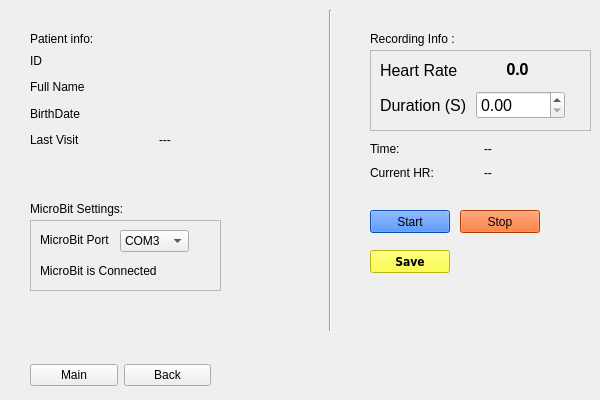
  <widget class="QWidget" name="PulseRecM10">
   <widget class="QLabel" name="MicroBit_settings10">
    <property name="geometry">
     <rect>
      <x>30</x>
      <y>200</y>
      <width>180</width>
      <height>18</height>
     </rect>
    </property>
    <property name="text">
     <string>MicroBit Settings:</string>
    </property>
   </widget>
   <widget class="QWidget" name="horizontalLayoutWidget_4">
    <property name="geometry">
     <rect>
      <x>30</x>
      <y>360</y>
      <width>181</width>
      <height>31</height>
     </rect>
    </property>
    <layout class="QHBoxLayout" name="MainBack_HL10">
     <item>
      <widget class="QPushButton" name="Main10">
       <property name="text">
        <string>Main</string>
       </property>
      </widget>
     </item>
     <item>
      <widget class="QPushButton" name="Back10">
       <property name="text">
        <string>Back</string>
       </property>
      </widget>
     </item>
    </layout>
   </widget>
   <widget class="QPushButton" name="Stop10">
    <property name="geometry">
     <rect>
      <x>460</x>
      <y>210</y>
      <width>80</width>
      <height>23</height>
     </rect>
    </property>
    <property name="styleSheet">
     <string notr="true">background-color: rgb(255, 85, 0);</string>
    </property>
    <property name="text">
     <string>Stop</string>
    </property>
   </widget>
   <widget class="QPushButton" name="Start10">
    <property name="geometry">
     <rect>
      <x>370</x>
      <y>210</y>
      <width>80</width>
      <height>23</height>
     </rect>
    </property>
    <property name="styleSheet">
     <string notr="true">background-color: rgb(14, 106, 255);</string>
    </property>
    <property name="text">
     <string>Start</string>
    </property>
   </widget>
   <widget class="QPushButton" name="Save10">
    <property name="geometry">
     <rect>
      <x>370</x>
      <y>250</y>
      <width>80</width>
      <height>23</height>
     </rect>
    </property>
    <property name="font">
     <font>
      <family>DejaVu Sans Condensed</family>
      <weight>75</weight>
      <bold>true</bold>
     </font>
    </property>
    <property name="styleSheet">
     <string notr="true">background-color: rgb(252, 255, 28);</string>
    </property>
    <property name="text">
     <string>Save</string>
    </property>
   </widget>
   <widget class="QLabel" name="Patient_info10_3">
    <property name="geometry">
     <rect>
      <x>30</x>
      <y>30</y>
      <width>180</width>
      <height>18</height>
     </rect>
    </property>
    <property name="text">
     <string>Patient info:</string>
    </property>
   </widget>
   <widget class="QWidget" name="gridLayoutWidget_3">
    <property name="geometry">
     <rect>
      <x>30</x>
      <y>50</y>
      <width>251</width>
      <height>100</height>
     </rect>
    </property>
    <layout class="QGridLayout" name="Patient_info_GL10">
     <item row="2" column="0">
      <widget class="QLabel" name="Full_Name10">
       <property name="text">
        <string>Full Name</string>
       </property>
      </widget>
     </item>
     <item row="4" column="0">
      <widget class="QLabel" name="Last_Visit10">
       <property name="text">
        <string>Last Visit</string>
       </property>
      </widget>
     </item>
     <item row="4" column="1">
      <widget class="QLabel" name="Last_Visit_value10">
       <property name="text">
        <string>---</string>
       </property>
      </widget>
     </item>
     <item row="2" column="1">
      <widget class="QLabel" name="Full_Name_value10">
       <property name="text">
        <string/>
       </property>
      </widget>
     </item>
     <item row="1" column="0">
      <widget class="QLabel" name="Full_Name10_2">
       <property name="text">
        <string>ID</string>
       </property>
      </widget>
     </item>
     <item row="3" column="0">
      <widget class="QLabel" name="Mother10">
       <property name="text">
        <string>BirthDate</string>
       </property>
      </widget>
     </item>
     <item row="3" column="1">
      <widget class="QLabel" name="Birth_value10">
       <property name="text">
        <string/>
       </property>
      </widget>
     </item>
     <item row="1" column="1">
      <widget class="QLabel" name="Id10">
       <property name="text">
        <string/>
       </property>
      </widget>
     </item>
    </layout>
   </widget>
   <widget class="QFrame" name="frame_4">
    <property name="geometry">
     <rect>
      <x>30</x>
      <y>220</y>
      <width>191</width>
      <height>71</height>
     </rect>
    </property>
    <property name="frameShape">
     <enum>QFrame::StyledPanel</enum>
    </property>
    <property name="frameShadow">
     <enum>QFrame::Raised</enum>
    </property>
    <widget class="QWidget" name="MicroBit10" native="true">
     <property name="geometry">
      <rect>
       <x>10</x>
       <y>10</y>
       <width>151</width>
       <height>51</height>
      </rect>
     </property>
     <property name="autoFillBackground">
      <bool>false</bool>
     </property>
     <property name="styleSheet">
      <string notr="true"/>
     </property>
     <widget class="QLabel" name="MicroBitPort10">
      <property name="geometry">
       <rect>
        <x>0</x>
        <y>0</y>
        <width>81</width>
        <height>19</height>
       </rect>
      </property>
      <property name="text">
       <string>MicroBit Port</string>
      </property>
     </widget>
     <widget class="QLabel" name="MB_connection10">
      <property name="geometry">
       <rect>
        <x>0</x>
        <y>30</y>
        <width>181</width>
        <height>21</height>
       </rect>
      </property>
      <property name="text">
       <string>MicroBit is Connected</string>
      </property>
     </widget>
     <widget class="QComboBox" name="MedPort10">
      <property name="geometry">
       <rect>
        <x>80</x>
        <y>0</y>
        <width>69</width>
        <height>22</height>
       </rect>
      </property>
      <item>
       <property name="text">
        <string>COM3</string>
       </property>
      </item>
      <item>
       <property name="text">
        <string>COM4</string>
       </property>
      </item>
      <item>
       <property name="text">
        <string>COM5</string>
       </property>
      </item>
      <item>
       <property name="text">
        <string/>
       </property>
      </item>
     </widget>
    </widget>
   </widget>
   <widget class="Line" name="line">
    <property name="geometry">
     <rect>
      <x>320</x>
      <y>10</y>
      <width>21</width>
      <height>321</height>
     </rect>
    </property>
    <property name="orientation">
     <enum>Qt::Vertical</enum>
    </property>
   </widget>
   <widget class="QFrame" name="frame_5">
    <property name="geometry">
     <rect>
      <x>370</x>
      <y>50</y>
      <width>221</width>
      <height>81</height>
     </rect>
    </property>
    <property name="frameShape">
     <enum>QFrame::StyledPanel</enum>
    </property>
    <property name="frameShadow">
     <enum>QFrame::Raised</enum>
    </property>
    <widget class="QWidget" name="horizontalLayoutWidget_3">
     <property name="geometry">
      <rect>
       <x>10</x>
       <y>10</y>
       <width>181</width>
       <height>21</height>
      </rect>
     </property>
     <layout class="QHBoxLayout" name="HeartRate_hl10">
      <item>
       <widget class="QLabel" name="HeartRate10">
        <property name="font">
         <font>
          <pointsize>12</pointsize>
         </font>
        </property>
        <property name="text">
         <string>Heart Rate</string>
        </property>
       </widget>
      </item>
      <item>
       <widget class="QLabel" name="HeartRate_value10">
        <property name="font">
         <font>
          <family>FreeSans</family>
          <pointsize>12</pointsize>
          <weight>75</weight>
          <bold>true</bold>
         </font>
        </property>
        <property name="text">
         <string>0.0</string>
        </property>
        <property name="alignment">
         <set>Qt::AlignCenter</set>
        </property>
       </widget>
      </item>
     </layout>
    </widget>
    <widget class="QWidget" name="horizontalLayoutWidget_5">
     <property name="geometry">
      <rect>
       <x>10</x>
       <y>40</y>
       <width>185</width>
       <height>30</height>
      </rect>
     </property>
     <layout class="QHBoxLayout" name="Duration_HL10">
      <item>
       <widget class="QLabel" name="Duration10">
        <property name="font">
         <font>
          <pointsize>12</pointsize>
         </font>
        </property>
        <property name="text">
         <string>Duration (S)</string>
        </property>
       </widget>
      </item>
      <item>
       <widget class="QDoubleSpinBox" name="DurationSpin10">
        <property name="font">
         <font>
          <pointsize>12</pointsize>
         </font>
        </property>
       </widget>
      </item>
     </layout>
    </widget>
   </widget>
   <widget class="QLabel" name="Patient_info10_4">
    <property name="geometry">
     <rect>
      <x>370</x>
      <y>30</y>
      <width>180</width>
      <height>18</height>
     </rect>
    </property>
    <property name="text">
     <string>Recording Info :</string>
    </property>
   </widget>
   <widget class="QWidget" name="gridLayoutWidget">
    <property name="geometry">
     <rect>
      <x>370</x>
      <y>140</y>
      <width>221</width>
      <height>41</height>
     </rect>
    </property>
    <layout class="QGridLayout" name="gridLayout">
     <item row="1" column="0">
      <widget class="QLabel" name="Patient_info10_6">
       <property name="text">
        <string>Current HR:</string>
       </property>
      </widget>
     </item>
     <item row="0" column="0">
      <widget class="QLabel" name="Patient_info10_7">
       <property name="text">
        <string>Time: </string>
       </property>
      </widget>
     </item>
     <item row="0" column="1">
      <widget class="QLabel" name="time_value10">
       <property name="text">
        <string>--</string>
       </property>
      </widget>
     </item>
     <item row="1" column="1">
      <widget class="QLabel" name="CHR_value10">
       <property name="text">
        <string>--</string>
       </property>
      </widget>
     </item>
    </layout>
   </widget>
  </widget>
